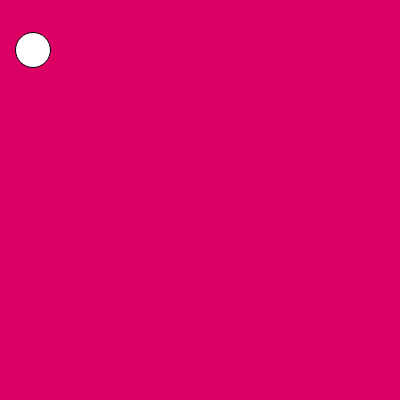
Frame 1 (no input)
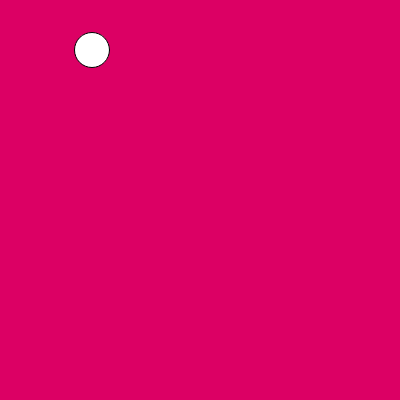
Frame 60 (no input)
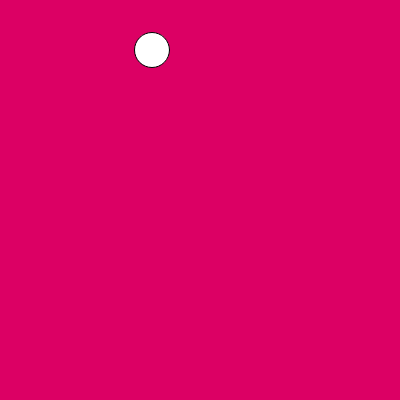
Frame 120 (the mouse pressed at the canvas centre since frame 60)

The p5.js sketch that drew these frames (run headless with seeded random() and noise() and a simulated clock; from frame 60 on, the mouse is pressed at the canvas centre):

// p5.js sketch
// ── sketch.js
let house = 33;
let name = "lilas";
let temp = true;
let idontknow;
let xVal = 100;
let yVal = 100;

function setup() {
  let mywidth = 648;
  createCanvas(400, 400);
  let person = 55;
  red = random(20,255)
  blue = random(0,200)
}


function draw() {
  let mySize = 50;
  background(220,0,100)
  //circle(100,300 50)
  circle(house, 50, 35);
  console,log(house)
  house = house+1

}
